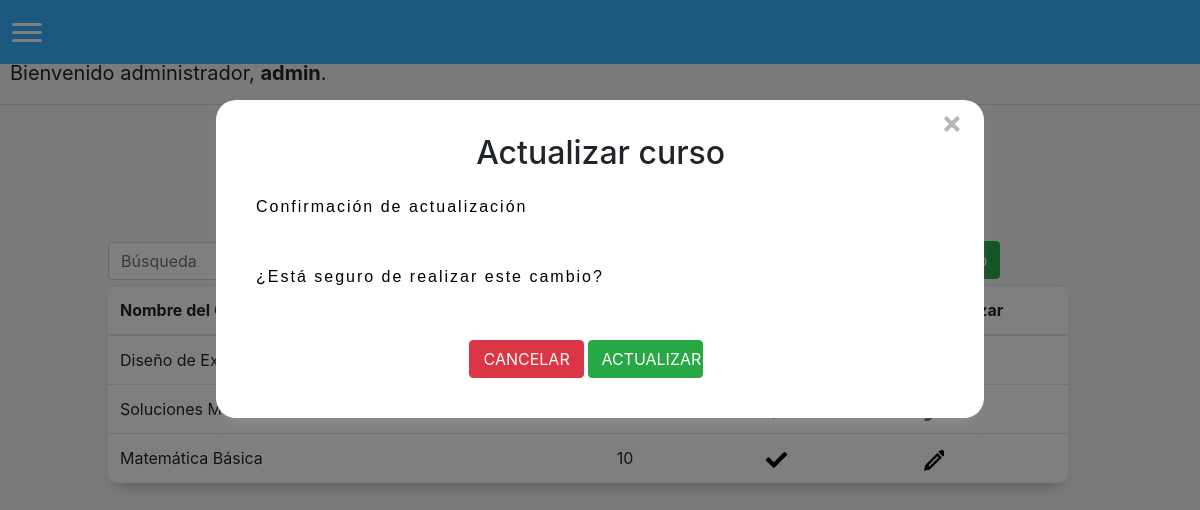
The page /desactivarcurso/1 (signed in) on the database as committed earlier.
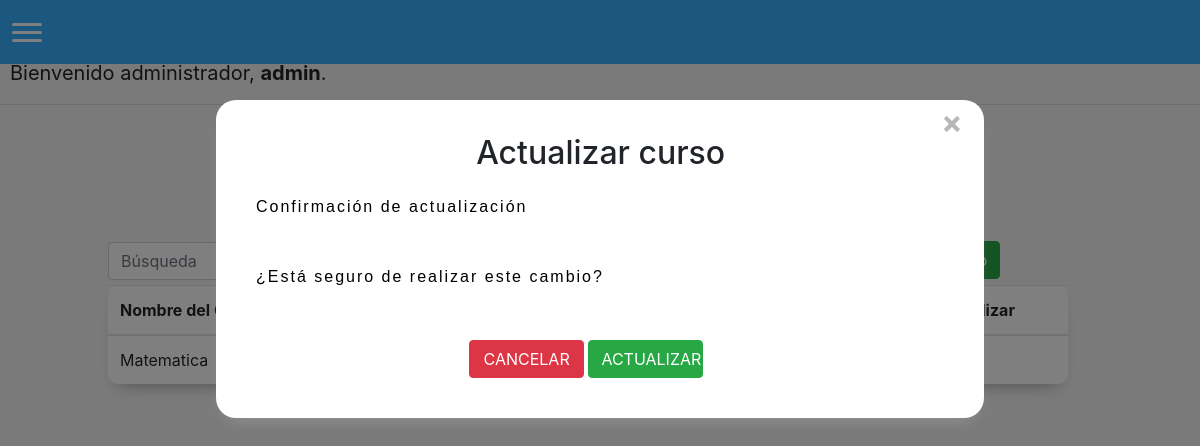
The same page on the database as committed later.
### matricula/models.py (models this page shows)
class Curso(models.Model):
    nombreCurso = models.CharField(max_length=255)
    profesor = models.ForeignKey(Profesor, on_delete=models.CASCADE, related_name="profesor")
    activo = models.BooleanField()
    vacantes = models.IntegerField(default=0)

### matricula/views.py (the view, shortened to what this page needs)
# urls.py: path('desactivarcurso/<int:id>', views.desactivarCurso, name='desactivarcurso'),
@login_required(login_url='/login')
def desactivarCurso(request, id):
    curso = Curso.objects.get(id=id)
    return render(request, "matricula/desactivarcurso.html", {'cursos': Curso.objects.all(), 'form':curso})

### matricula/templates/matricula/desactivarcurso.html (shortened to what this page needs)
{% extends "matricula/layout.html" %}
{% block body %}
<div id="Form">
    <h2>Actualizar curso</h2>
    <form method="POST">
        <div id="confirmationMessage" class="row">
            <p>Confirmación de actualización</p>
            <p>¿Está seguro de realizar este cambio?</p>
        </div>
        <div style="margin-left: 31%; width: 50%;">
            <input id="btnHideConfirmation" class="btn btn-danger col-sm-4" value="CANCELAR" onclick="changeWindow()" >
            <input id="btnRegister" class="btn btn-success col-sm-4" type="submit" value="ACTUALIZAR" onclick="changeWindow()">
        </div>
    </form>
</div>
<div style="margin-left: 35%; margin-bottom: 30px;">
    <h1 style="font-size: 40px;">Cursos registrados</h1>
</div>
<button id="options" class="btn btn-success" onclick="changeWindow()">NUEVO curso</button>
<div>
    <table id="tabla" class="table">
    <thead>
            <tr>
                <th scope="col">
                    Nombre del Curso
                </th>
                <th scope="col">
                </th>
                <th scope="col">
                </th>
                <th scope="col">
                </th>
                <th scope="col">
                </th>
            </tr>
        </thead>
        <tbody>
            {% for curso in cursos %}
            <tr>
                <td scope="row">
                {{curso.nombreCurso}}
                </td>
                <td scope="row">
                </td>
                <td scope="row">
                    {{curso.vacantes}}
                </td>
                <td scope="row">
                </td>
                <td scope="row">
                </td>
            </tr>
            {% endfor %}
        </tbody>
    </table>
</div>
{% endblock %}

Rows that differ between the two databases and show on the page:
removed Curso: nombreCurso "Soluciones…"
removed Curso: nombreCurso "Matemática Básica", vacantes "10", activo True (drawn)
changed Curso: nombreCurso "Diseño de…" → "Matematica"
